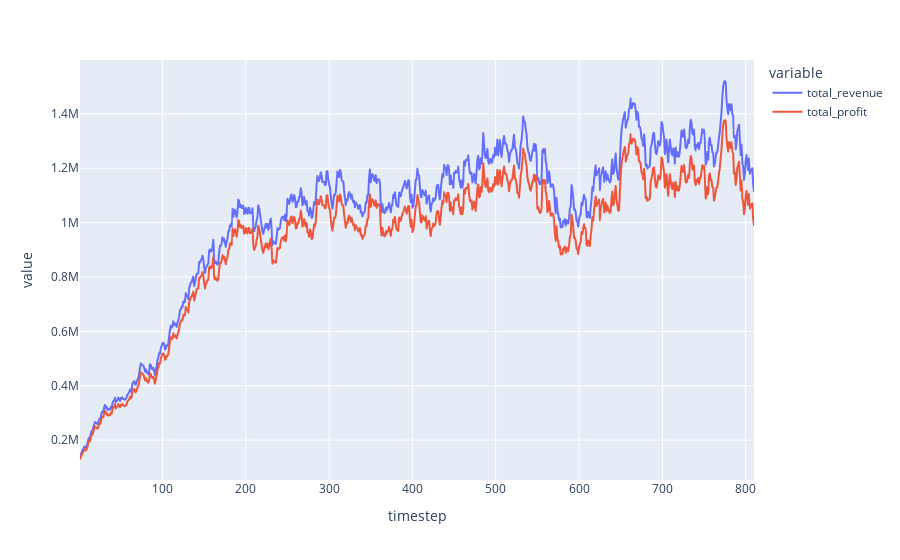

Source (notebook cell):
### Code cell
df.plot(x='timestep', y=['total_revenue', 'total_profit'])

### Figure 1 — Plotly figure (JSON) as saved in the notebook; plotly's stock layout.template omitted (floating-point values rounded to 4 significant figures; data arrays with more than 128 entries replaced by an {"elided": "..."} marker saying what was removed)
{"data": [{"hovertemplate": "variable=total_revenue<br>timestep=%{x}<br>value=%{y}<extra></extra>", "legendgroup": "total_revenue", "line": {"color": "#636efa", "dash": "solid"}, "mode": "lines", "name": "total_revenue", "showlegend": true, "type": "scattergl", "x": {"elided": "810 int values"}, "xaxis": "x", "y": {"elided": "810 float values"}, "yaxis": "y"}, {"hovertemplate": "variable=total_profit<br>timestep=%{x}<br>value=%{y}<extra></extra>", "legendgroup": "total_profit", "line": {"color": "#EF553B", "dash": "solid"}, "mode": "lines", "name": "total_profit", "showlegend": true, "type": "scattergl", "x": {"elided": "810 int values"}, "xaxis": "x", "y": {"elided": "810 float values"}, "yaxis": "y"}], "layout": {"legend": {"title": {"text": "variable"}, "tracegroupgap": 0}, "margin": {"t": 60}, "xaxis": {"anchor": "y", "domain": [0, 1], "title": {"text": "timestep"}}, "yaxis": {"anchor": "x", "domain": [0, 1], "title": {"text": "value"}}}}
